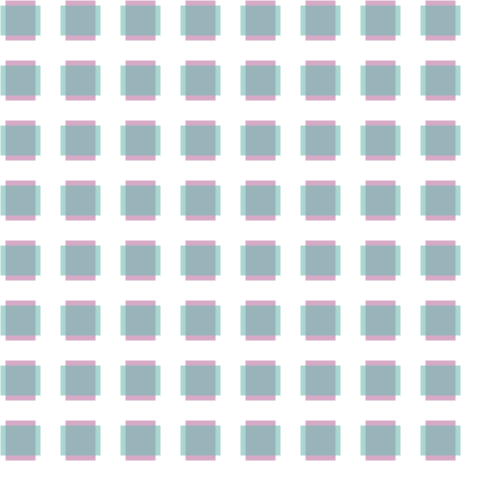
Frame 1 (no input)
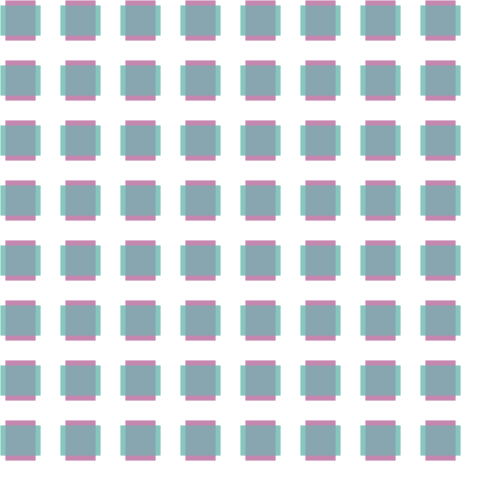
Frame 2 (the mouse pressed at the canvas centre, redrawn once)

The Processing sketch that drew these frames (run headless with seeded random() and noise(); the mouse was pressed at the canvas centre and the sketch redrawn once):

// Processing sketch: processing_81531
// ── processing_81531.pde

void setup(){
  size(500,500);
  background(255);
}

void draw()
{
  
  for (int posX=20; posX < width; posX=posX+60)
  {
    for (int posY=20; posY < height; posY=posY+60)
{strokeCap(SQUARE);
strokeWeight(30);
stroke(#B96F9F,150);
line(posX,posY-20,posX,posY+20);
stroke(#6FB9B3,150);
line(posX-20,posY,posX+20,posY);
}
}
noLoop();
}
